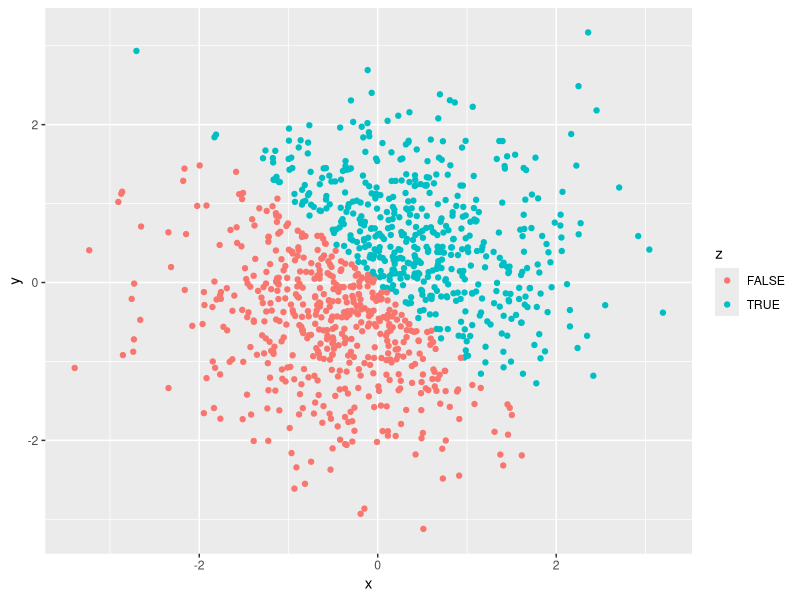
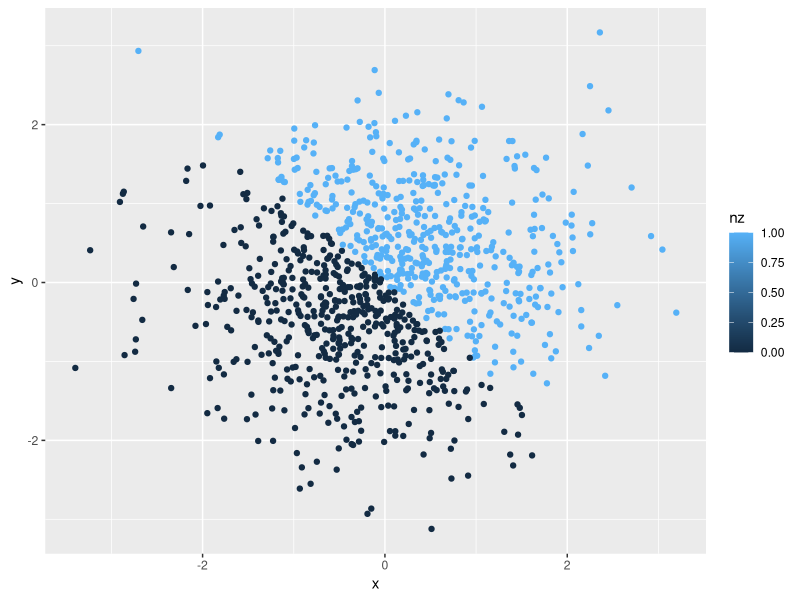
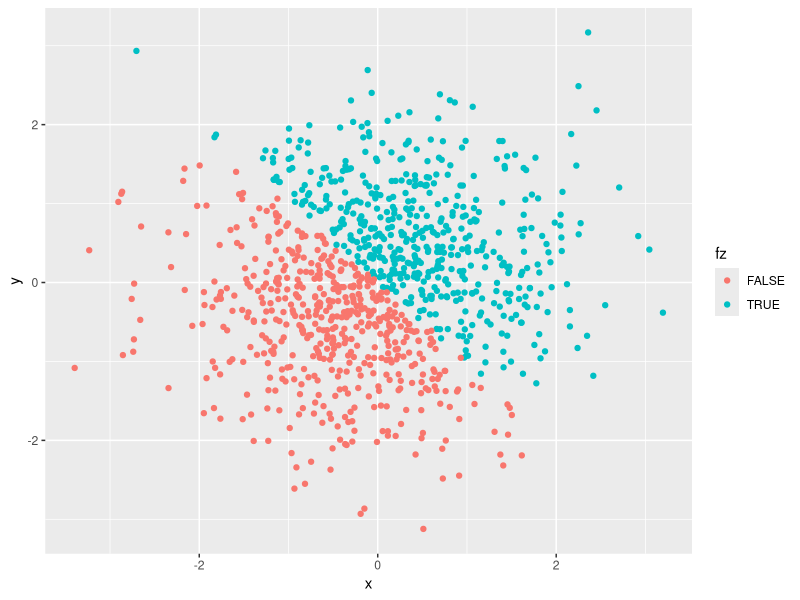
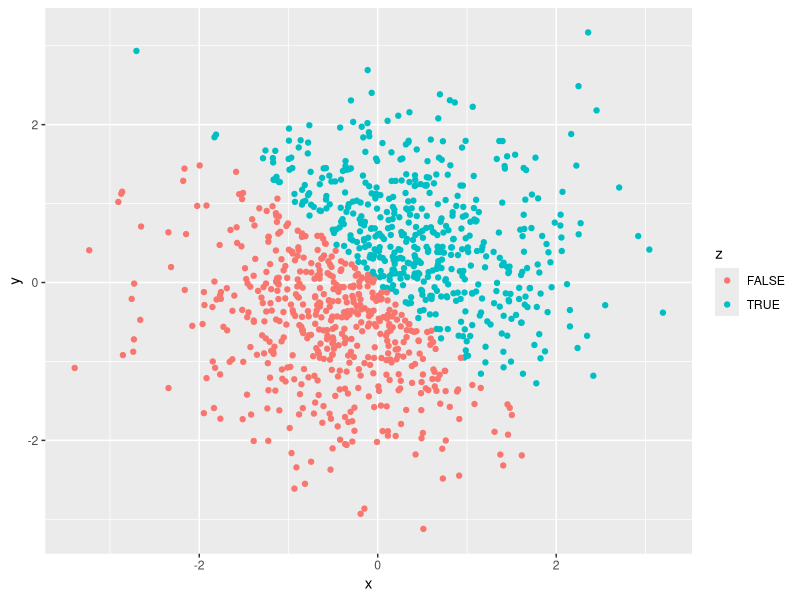

Write the R code that produced these figures, in order.
## ---- chunk 1
library(tidyverse)
library (knitr)
library(dplyr)
## ---- chunk 2
hw1_df = tibble(
vec_rsamp = runif(n = 10, min = 0, max = 5),
vec_logical = vec_rsamp >= 2,
vec_char = letters[1:10],
vec_factor = rep(c("Male", "Female"), length = 10)
)
hw1_df

## ---- chunk 3
mean(hw1_df[["vec_rsamp"]])
mean(hw1_df[["vec_logical"]])
mean(hw1_df[["vec_char"]])
mean(hw1_df[["vec_factor"]])
## ---- chunk 4
nvec_char = as.numeric(hw1_df[["vec_char"]])
nvec_char
## ---- chunk 5
nvec_logical = as.numeric(hw1_df[["vec_logical"]])
nvec_logical
## ---- chunk 6
nvec_factor = as.numeric(hw1_df[["vec_factor"]])
nvec_factor
## ---- chunk 7
fvec_char = as.factor(hw1_df[["vec_char"]])
fvec_char
nfvec_char = as.numeric(fvec_char)
nfvec_char
## ---- chunk 8
cvec_char = as.character(hw1_df[["vec_factor"]])
cvec_char
ncvec_char = as.numeric(cvec_char)
ncvec_char
## ---- chunk 9
set.seed(1234)
hw1_df2 = tibble(
x = rnorm(1000),
y = rnorm(1000),
z = (x + y) > 0,
nz = as.numeric(z),
fz = as.factor(z)
)
hw1_df2

## ---- chunk 10
ggplot(hw1_df2, aes(x=x, y=y, color=z)) + geom_point()
ggsave("scatter_plot_hw1.pdf", height = 4, width = 6)
## ---- chunk 11
ggplot(hw1_df2, aes(x=x, y=y, color=nz)) + geom_point()
## ---- chunk 12
ggplot(hw1_df2, aes(x=x, y=y, color=fz)) + geom_point()
